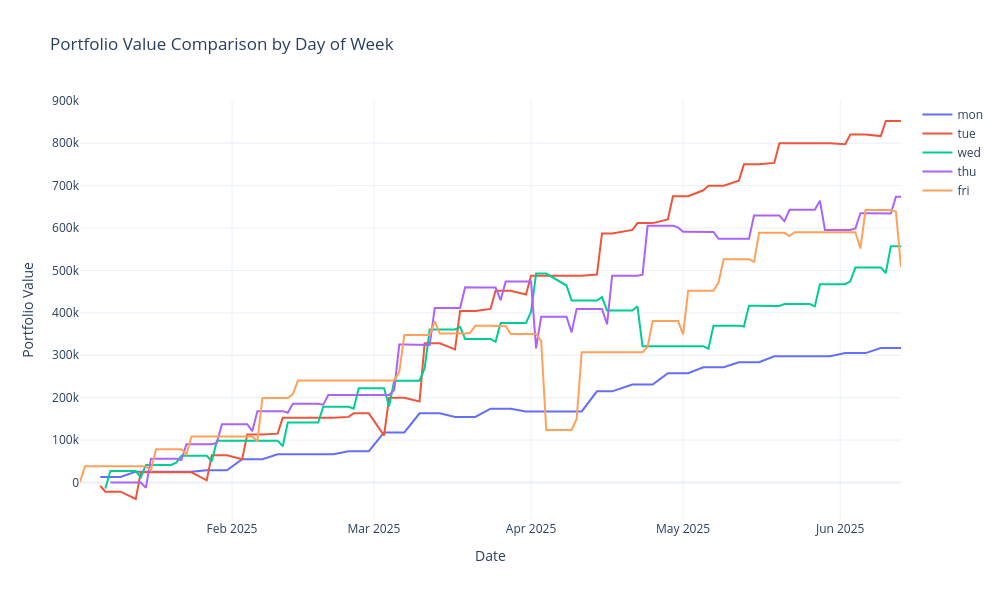

Notebook code cell kept with this figure:
### Code cell
import pandas as pd
import plotly.graph_objects as go
import os

def extract_daily_close(folder_path):
    csv_files = sorted(
        [f for f in os.listdir(folder_path) if f.endswith('.csv')],
        key=lambda x: pd.to_datetime(x.replace('.csv', ''), format='%Y%m%d')
    )

    daily_data = []

    for file in csv_files:
        file_path = os.path.join(folder_path, file)
        
        try:
            df = pd.read_csv(file_path)

            if 'timestamp' not in df.columns or 'portfolio_value' not in df.columns:
                continue

            if df['portfolio_value'].fillna(0).eq(0).all():
                continue

            last_row = df[['timestamp', 'portfolio_value']].iloc[[-1]].copy()
            last_row['date'] = pd.to_datetime(file.replace('.csv', ''), format='%Y%m%d')
            daily_data.append(last_row)

        except Exception as e:
            continue

    if not daily_data:
        return pd.DataFrame()

    result_df = pd.concat(daily_data)[['date', 'portfolio_value']]
    return result_df

# Base path for strategy folders
base_path = "/media/dell/548d4dc2-4844-4adb-8b24-7b412b8f3455/0DT_Settelment_Backtest/HFT-Options-EIS-Global/tradelib/outputs/asia hedging/2025/all_day_hedging"
days = ["MON", "TUE", "WED", "THU", "FRI"]
strategy_data = []

# Extract and rename strategy data for each weekday
for day in days:
    folder_path = os.path.join(base_path, f"{day}_5SPXW_DAY_OF_WEEK_DELTA_CONDOR_STRATEGY/consolidated_store")
    df = extract_daily_close(folder_path)
    if not df.empty:
        df = df.rename(columns={"portfolio_value": day})
        strategy_data.append(df)

# Merge all strategies on the 'date' column
from functools import reduce
equity_combined = reduce(lambda left, right: pd.merge(left, right, on='date', how='outer'), strategy_data)
equity_combined = equity_combined.sort_values(by='date')

# Plot using Plotly
fig = go.Figure()

for day in days:
    if day in equity_combined.columns:
        fig.add_trace(go.Scatter(x=equity_combined['date'], y=equity_combined[day], mode='lines', name=day.lower()))

fig.update_layout(
    title='Portfolio Value Comparison by Day of Week 2025 fm 3 + 5',
    xaxis_title='Date',
    yaxis_title='Portfolio Value',
    template='plotly_white',
    height=600,
    width=1000
)

fig.show()
